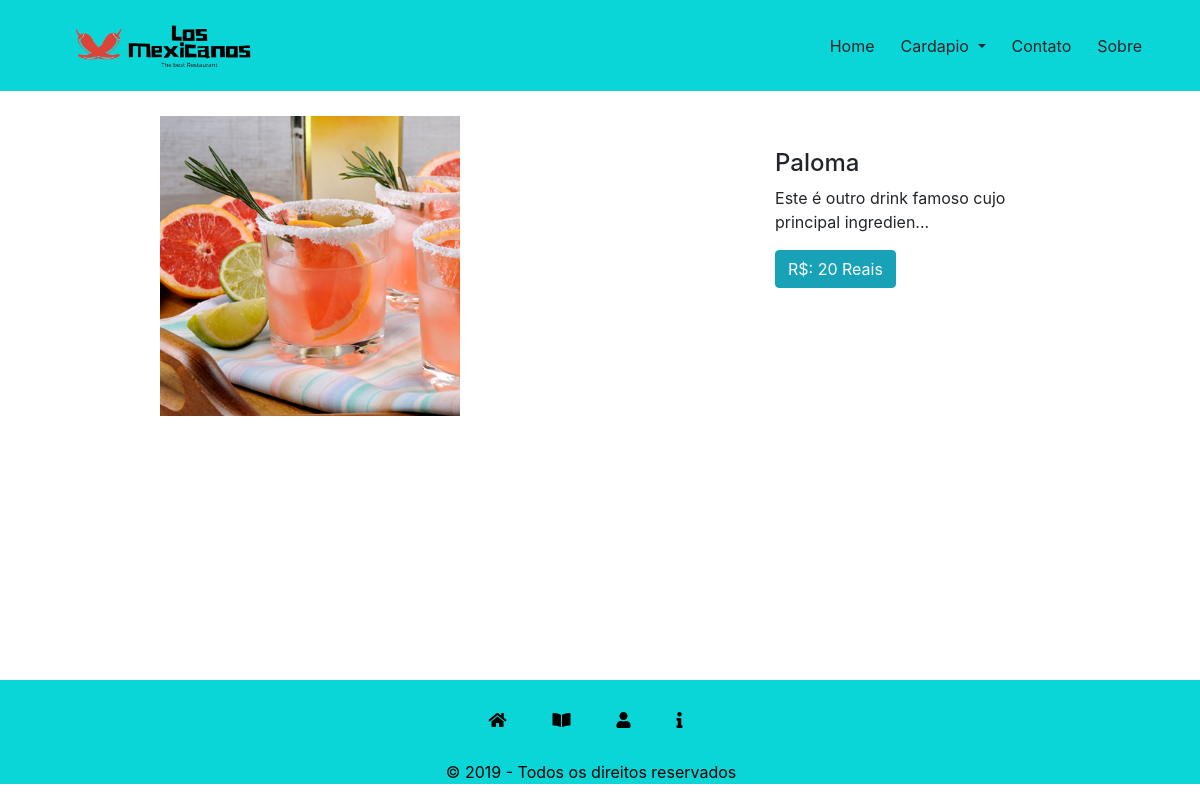
Page /produtos.php?id=2 on the committed database.
### tables this page shows
CREATE TABLE `produtos` (
  `categoria_id` int(11) NOT NULL,
  `id` int(11) NOT NULL,
  `nome_produto` varchar(220) NOT NULL,
  `valor` varchar(220) NOT NULL,
  `imagem` varchar(220) NOT NULL,
  `descricao` text NOT NULL,
  `created` date NOT NULL
);

### produtos.php (the view, shortened to what this page needs)
<html lang="pr-br">
			<head>
			</head>
<?php
  include "body/head.php";
?>
<?php
        $id = $_GET['id'];
        $result_usuarios = "SELECT * FROM produtos WHERE id = $id";;
        $resultado_usuarios = $conn->prepare($result_usuarios);
        $resultado_usuarios->execute();
	?>
	<?php while ($row_usuarios = $resultado_usuarios->fetch(PDO::FETCH_ASSOC)) { ?>
            <div class="corpo" style="display:flex;">
	            <div class="container">
	                <div>
	                    <div class="card_img">
	                        <img src="imagens/produtos/<?php echo ($row_usuarios['imagem']);?>" class="small_img">
	                        </div>
	                </div>
	            </div>
	            <div class="col-sm-4">
	                <h4 style="padding-top: 20%;"><?php echo ($row_usuarios['nome_produto']);?></h4>
	                <p><?php echo ($row_usuarios['descricao']);?></p>
	                <button type="button" class="btn btn-info">R$: <?php echo ($row_usuarios['valor']);?> Reais</button>
	                </div>
	            </div>
	<?php } ?>
<footer class="fixed-bottom">
          <div class="direito">
            <div class="btn-group" role="group">
              <a href="index.php"><button type="button" class="btn btn btn-link" style="margin-right: 20px;"><i class="fas fa-home"></i></button></a>
              <a href="categoria.php"><button type="button" class="btn btn btn-link" style="margin-right: 20px;"><i class="fas fa-book-open"></i></button></a>
              <a href="contato.php"><button type="button" class="btn btn btn-link" style="margin-right: 20px;"><i class="fas fa-user"></i></button></a>
              <a href="sobre.php"><button type="button" class="btn btn btn-link" style="margin-right: 20px;"><i class="fas fa-info"></i></button></a>
            </div>
            <p class="direito">© 2019 - Todos os direitos reservados</p>
          </div>
        </footer>
	</body>
</html>

### estilo.css (style rules this page uses)
.btn-link { font-weight: 400; color: #000000 !important; text-decoration: none; }
.card_img { width: 300px; height: 300px; overflow: hidden; margin: 25px; }
.small_img { height: 100%; cursor: pointer; transition: all linear 0.4s; }
.direito { text-align: center; background-color:#0ad5d7; padding-top: 25px; padding-right: 9px; color: #000000; text-decoration: none; }
.corpo { width: 960px; margin: auto; }

### rows in the picture
produtos: imagem (picture), nome_produto "Paloma", descricao "Este é outro drink famoso cujo principal ingredien...", valor "20"
